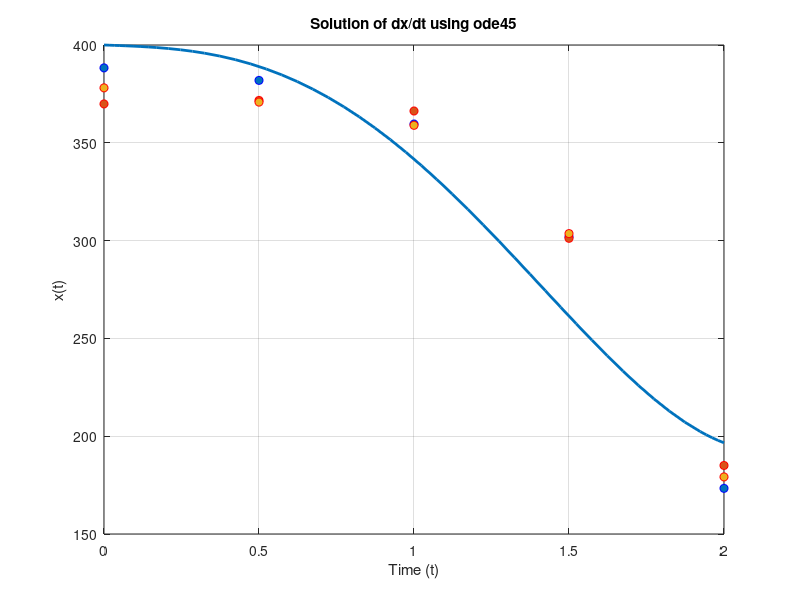

Recreate this plot in MATLAB.
clc; clear;
% Define constants outside the function

k0 = 6;
TiO2 = 1e-5;
I0 = 8.28e-7;
k1 = 183.6;
k2 = 97.2;
k5 = 36e6;   %µM-1h-1
O2 = 31.2;    % µM
H_plus = 0.03; %µM
h= 0.3; %µM


% Define the ODE function (constants are passed as parameters)
function dXdt = ode_function(t, ~, k0, TiO2, I0, k1, k2, k5, O2, H_plus, h)
    % Term calculations for readability
    CR = -4.695e-4 + 0.432e-8 * exp((t-0.123)./0.220);
    e_cb = -0.003 + (0.012./(1 + exp((t-1.891)/0.299)));
    OH = 2.659e-4 - 2.766e-4 * t + 0.015 * t^2 - 0.007 * t^3;
    dOHdt = -2.766e-4 + 0.03*t - 0.021*t^2;
   
    term1 = -k0 * I0 * TiO2;
    term2 = k2 * (e_cb) * h;
    term3 = -k1 * O2 * e_cb * H_plus;
    term4 = k5 * (CR)  * (OH);


    % Differential equation expression
    dXdt = (term1 + term2 + term3 + term4 + dOHdt);
end

% Initial condition and time span
X0 = 400;            % Initial condition for X
tspan = [0, 2];  % Time span for the ODE solution

% Solve the ODE using ode45, passing constants to the function
[t, X] = ode45(@(t, X) ode_function(t, X, k0, TiO2, I0, k1, k2, k5, O2, H_plus, h), tspan, X0);

time = [2 1.5 1.0 0.5 0.0];
Conc_1 = [173.34, 301.98, 359.60, 381.91, 388.31];
Conc_2 = [185.03, 301.17, 366.26, 371.68, 369.88];
Conc_3 = [179.19, 303.58, 358.94, 370.80, 378.10];
% Plot the results
figure(1);
plot(t, X, 'LineWidth', 2);
xlabel('Time (t)');
ylabel('x(t)');
title('Solution of dx/dt using ode45');
grid on;
hold
scatter(time, Conc_1, 'filled', 'MarkerEdgeColor', 'b'); % Conc.1 in blue
hold on;
scatter(time, Conc_2, 'filled', 'MarkerEdgeColor', 'r'); % Conc.2 in red
hold on;
scatter(time, Conc_3, 'filled', 'MarkerEdgeColor', 'r'); % Conc.2 in red
hold on;
